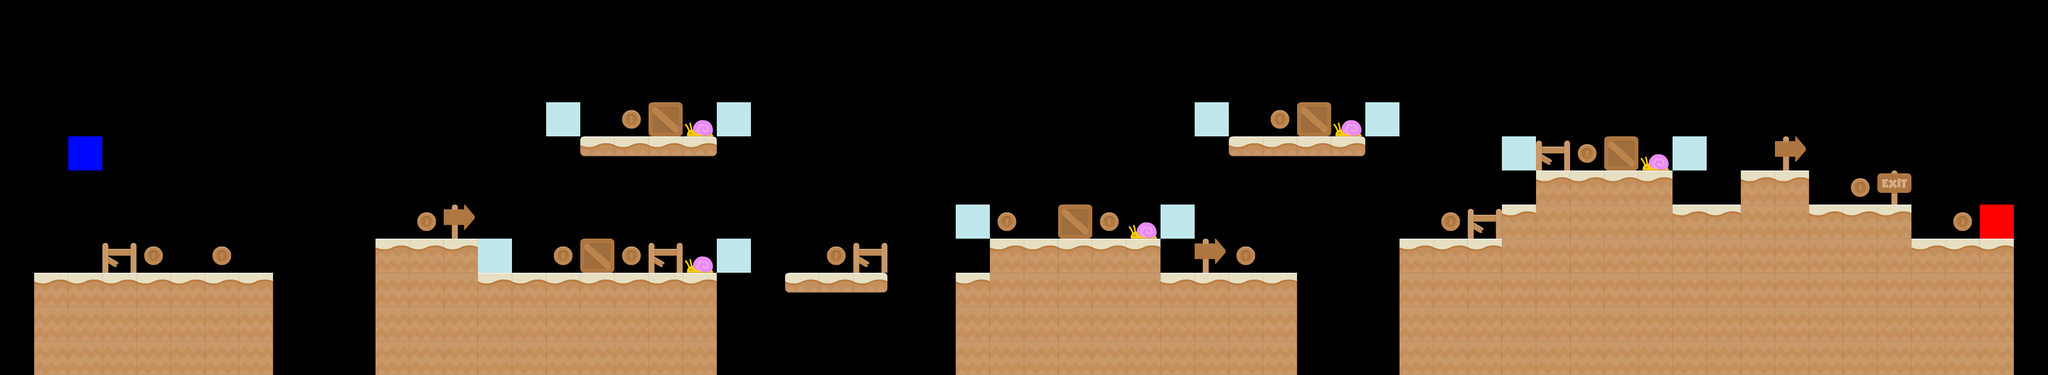

A 2D game scene composited from a Tiled map and its tileset images. What follows is a short description and the map's XML, with each tile layer's data collapsed to a summary:
An orthogonal 60x11 tile map with 64x64 px tiles, 8 tile layers (tile, block, coin, player, ...), 7 tilesets.

<map version="1.9" tiledversion="1.9.2" orientation="orthogonal" renderorder="right-down" width="60" height="11" tilewidth="64" tileheight="64" infinite="0" nextlayerid="10" nextobjectid="1">
 <editorsettings>
  <export target="../level/1/level_1.csv" format="csv" />
 </editorsettings>
 <tileset firstgid="1" source="sand_tiles.tsx" />
 <tileset firstgid="13" source="coin_tiles.tsx" />
 <tileset firstgid="16" source="checkpoint_player.tsx" />
 <tileset firstgid="18" source="checkpoint_enemy.tsx" />
 <tileset firstgid="20" source="box.tsx" />
 <tileset firstgid="21" source="french_tiles.tsx" />
 <tileset firstgid="26" source="../tiled/block.tsx" />
 <layer id="1" name="tile" width="60" height="11">
  <data>[660 cells, 190 non-empty, 5 distinct tile ids]</data>
 </layer>
 <layer id="9" name="block" width="60" height="11">
  <data>[660 cells, 22 non-empty, 1 distinct tile ids]</data>
 </layer>
 <layer id="2" name="coin" width="60" height="11">
  <data>[660 cells, 15 non-empty, 1 distinct tile ids]</data>
 </layer>
 <layer id="3" name="player" width="60" height="11">
  <data>[660 cells, 2 non-empty, 2 distinct tile ids]</data>
 </layer>
 <layer id="4" name="constant" width="60" height="11">
  <data>[660 cells, 10 non-empty, 1 distinct tile ids]</data>
 </layer>
 <layer id="5" name="enemy" width="60" height="11">
  <data>[660 cells, 5 non-empty, 1 distinct tile ids]</data>
 </layer>
 <layer id="6" name="crate" width="60" height="11">
  <data>[660 cells, 5 non-empty, 1 distinct tile ids]</data>
 </layer>
 <layer id="7" name="french" width="60" height="11">
  <data>[660 cells, 9 non-empty, 3 distinct tile ids]</data>
 </layer>
</map>
